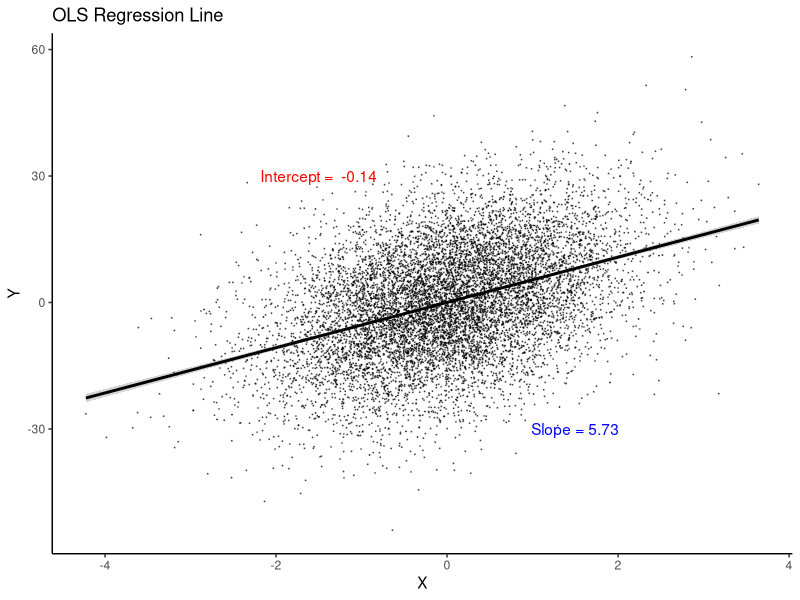
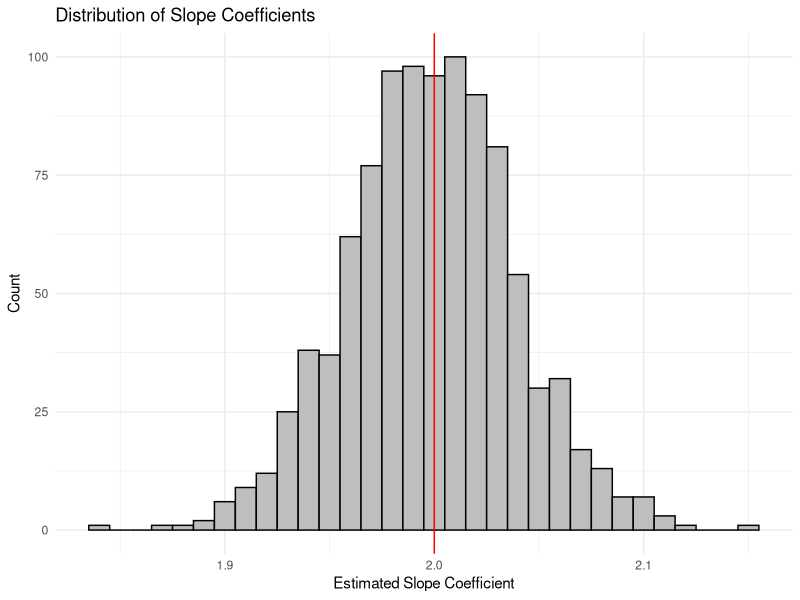
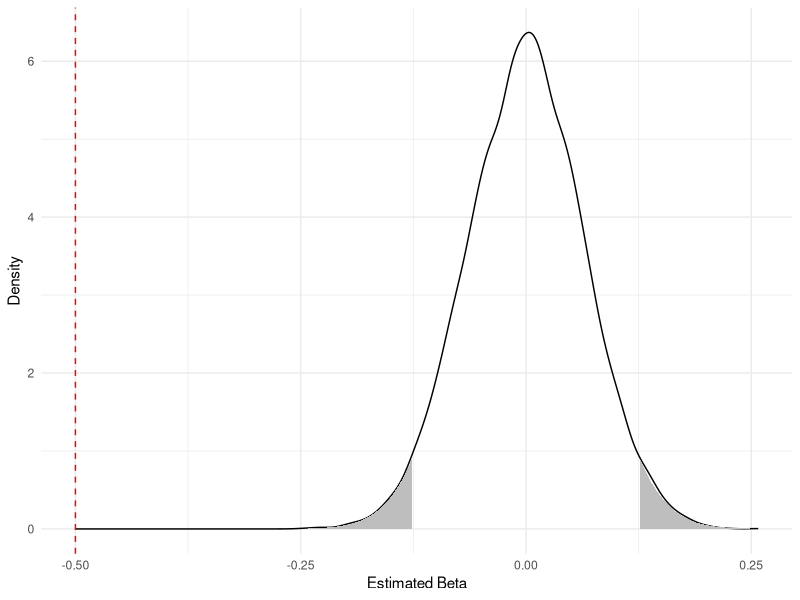
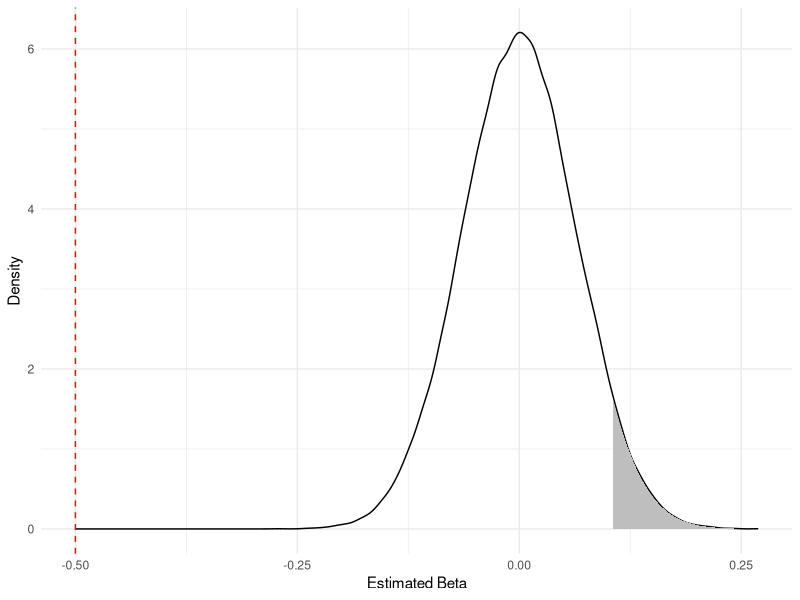
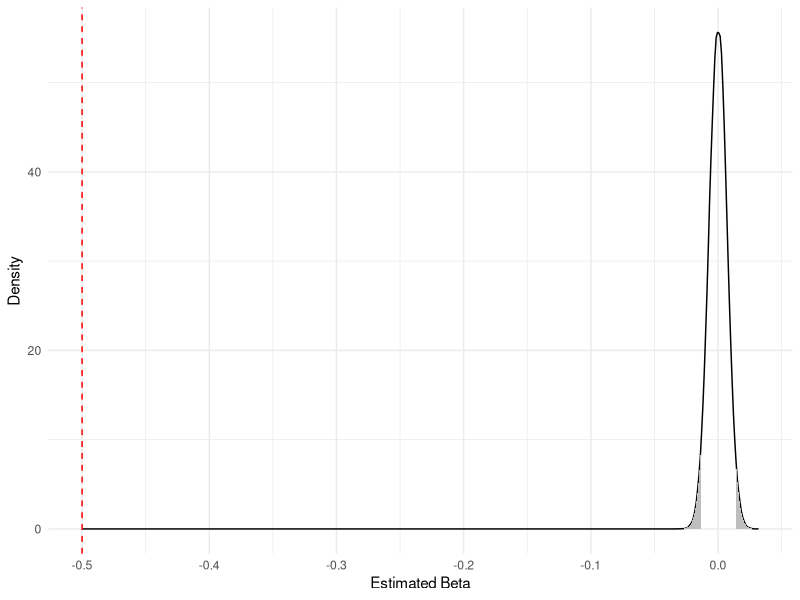
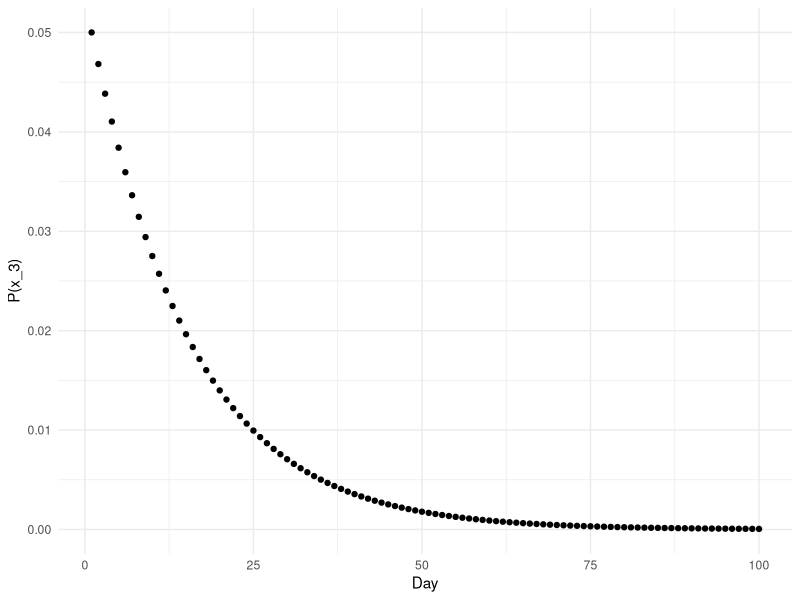

Reproduce these figures in R, in order.
## ---- chunk 1
knitr::opts_chunk$set(echo = TRUE)
## ---- chunk 2
################################################################################
# I like to include several additional notes in the header of my files here:
#
# Last modified: 9/20/2024
#
### PURPOSE:
  # Lecture 2 code and output file
# 
### NOTES:
  # - uses the Tidyverse package and Dplyr
################################################################################


### 0. Load the packages we will need for this file ####
library(tidyverse) # load the installed package for each new session of R
library(here) # for file organization
library(broom) # helps for storing regression output

set.seed(122333) # Setting the seed helps to make random number generators give us the same numbers across machines
################################################################################
## ---- chunk 3
tb <- tibble(
  x = rnorm(10000),
  u = rnorm(10000),
  y = 5.5*x + 12*u
) # Here's our true model, with some randomness baked in

# What is our expectation of x? y? u? What about variance? 
mean(tb$x)
mean(tb$y)
mean(tb$u)

var(tb$x)
var(tb$y)
var(tb$u)
## ---- chunk 4
tb %>% lm(y ~ x, .) 
## ---- chunk 5
# Looking at your model output
reg_tb <- lm(y ~ x, data=tb) # Store regression as an object 


summary(reg_tb) # gives you a full summary
regdata <- broom::tidy(reg_tb, conf.int=TRUE) # Stores regression output in a data frame
regouts <- broom::glance(reg_tb) # Stores other regression features in a data frame
## ---- chunk 6
tb <- tb %>% 
  mutate(
    yhat1 = predict(lm(y ~ x, .)),
    yhat2 = -0.14 + 5.73*x, 
    uhat1 = residuals(lm(y ~ x, .)),
    uhat2 = y - yhat2
  ) # How close are our predictions? 

summary(tb[-1:-3])
## ---- chunk 7
tb %>% 
  lm(y ~ x, .) %>% 
  ggplot(aes(x=x, y=y)) + 
  ggtitle("OLS Regression Line") +
  geom_point(size = 0.05, color = "black", alpha = 0.5) +
  geom_smooth(method = lm, color = "black") +
  annotate("text", x = -1.5, y = 30, color = "red", 
           label = paste("Intercept = ", -0.14)) +
  annotate("text", x = 1.5, y = -30, color = "blue", 
           label = paste("Slope =", 5.73)) + 
  theme_classic() + labs(x="X", y="Y")
## ---- chunk 8
SST <- tb %>% mutate(ybar=mean(y), sst=(y-ybar)^2) %>% select(sst) %>% summarise(sum(sst))
SSE <- tb %>% mutate(ybar=mean(y), sse=(yhat1-ybar)^2) %>% select(sse) %>% summarise(sum(sse))
SSR <- tb %>% mutate(ssr=uhat1^2) %>% select(ssr) %>% summarise(sum(ssr))

R2 <- SSE/SST
print(paste0("The R-squared is ", round(as.numeric(R2)*100,digits=2), "%", sep=""))
## ---- chunk 9
summary(reg_tb) # Full summary
round(summary(reg_tb)$r.squared,digits=4) # Specifically, the r-squared
## ---- chunk 10
lm <- lapply( # lapply is a useful command (see ?lapply to access documentation)
  1:1000,
  function(x) tibble(
    x = 9*rnorm(10000), # Distribution for x (rnorm(N) creates N random draws from a N(0,1) distribution)
    u = 36*rnorm(10000), # Distribution for e
    y = 3 + 2*x + u
  ) %>% 
    lm(y ~ x, .)
) # This runs 1,000 regressions with new data every time
# lapply is useful here since we want to resample data *and* do a regression at the same time. 
## ---- chunk 11
as_tibble(t(sapply(lm, coef))) %>%
  summary(x) # Summarize the regression coefficients (tabular)

as_tibble(t(sapply(lm, coef))) %>% 
  ggplot()+
  geom_histogram(aes(x), binwidth = 0.01,fill="gray",color='black') + 
  theme_minimal() + 
  labs(x="Estimated Slope Coefficient", y="Count",title="Distribution of Slope Coefficients") + 
  geom_vline(xintercept=2,color='red')
## ---- chunk 12
myout <- summary(reg_tb)
myout$coefficients[,2]
## ---- chunk 13
set.seed(0326)
nulldata <- tibble(x=rnorm(200),
                 epsilon=rnorm(200),
                 y=-1-.5*x+epsilon)
m1 <- lm(y ~ x,data=nulldata)
out <- summary(m1) # I get a first estimate of beta = , and a SE = 
myse <- out$coefficients[2,2] # store the SE
## ---- chunk 14
myalf <- .05 # State the rejection probability

# Plot my estimate against the sampling distribution of the null hypothesis 
graphdata <- tibble(x=rnorm(1e4,mean=0,sd=myse), # normal distribution
                    xrej = ifelse(x >= qnorm(1-(myalf)/2, mean=0, sd=myse),x,NA), # x's that fall in the rejection region based on alpha
                    xrej2 = ifelse(-x >= qnorm(1-(myalf)/2, mean=0, sd=myse),x,NA), # x's that fall in the rejection region based on alpha
                    y=dnorm(x,mean=0,sd=myse)
)

 ggplot(data=graphdata) + 
  geom_density(aes(x)) + 
  geom_area(data=subset(graphdata, !is.na(xrej)),aes(x=x,y=y),fill="gray") + 
   geom_area(data=subset(graphdata, !is.na(xrej2)),aes(x=x,y=y),fill="gray") + 
  geom_vline(xintercept=-0.5,linetype='dashed',color='red') + 
  theme_minimal() + 
  labs(x="Estimated Beta",y="Density")
## ---- chunk 15
graphdata <- tibble(x=rnorm(1e5,mean=0,sd=myse), # normal distribution
                     xrej = ifelse(x >= qnorm(1-(myalf), mean=0, sd=myse),x,NA), 
                        # x's that fall in the rejection region based on alpha
                     y=dnorm(x,mean=0,sd=myse)
 )
 
 ggplot(data=graphdata) + 
   geom_density(aes(x)) + 
   geom_area(data=subset(graphdata, !is.na(xrej)),aes(x=x,y=y),fill="gray") + 
   geom_vline(xintercept=-0.5,linetype='dashed',color='red') + 
   theme_minimal() + 
   labs(x="Estimated Beta",y="Density")
## ---- chunk 16
 nulldata <- tibble(x=rnorm(20000),
                  epsilon=rnorm(20000),
                  y=-1-.5*x+epsilon)
 m1 <- lm(y ~ x,data=nulldata)
 out <- summary(m1) # 
 out
 myse <- out$coefficients[2,2] # store the SE
 
 graphdata <- tibble(x=rnorm(1e5,mean=0,sd=myse), # normal distribution
                     xrej = ifelse(x >= qnorm(1-(myalf)/2, mean=0, sd=myse),x,NA), 
                        # x's that fall in the rejection region based on alpha
                     xrej2 = ifelse(-x >= qnorm(1-(myalf)/2, mean=0, sd=myse),x,NA), 
                        # x's that fall in the rejection region based on alpha
                     y=dnorm(x,mean=0,sd=myse)
 )
 
 ggplot(data=graphdata) + 
   geom_density(aes(x)) + 
   geom_area(data=subset(graphdata, !is.na(xrej)),aes(x=x,y=y),fill="gray") + 
   geom_area(data=subset(graphdata, !is.na(xrej2)),aes(x=x,y=y),fill="gray") + 
   geom_vline(xintercept=-0.5,linetype='dashed',color='red') + 
   theme_minimal() + 
   labs(x="Estimated Beta",y="Density")
 
# Calculate p-value of our estimated beta
1-pnorm(out$coefficients[2,1],mean=0,sd=out$coefficients[2,2])

# Calculate the t-statistic of our estimated beta
out$coefficients[2,1]/out$coefficients[2,2] # Here, critical value is 1.96
## ---- chunk 17
##### Probability Review #####
p_healthy <- 0.75 # Assign 3 main probabilities
p_acute <- 0.2
p_chronic <- 0.05
## ---- chunk 18
p_acute_chronic <- 0.02 # Assign joint probabilities
p_healthy_acute <- 0
p_healthy_chronic <- 0
p_healthy_acute_chronic <- 0

# Conditional probabilities
p_chronic_givenacute <- p_acute_chronic / p_acute
## ---- chunk 19
p_chronic_givenacute == p_chronic * p_acute
## ---- chunk 20
# Total probability 
day1 <- p_chronic # On first day, probability of illness is the known probability
day2 <- p_chronic * (1-p_chronic) # The probability of being healthy on day1, then developing an illness on the second day 

totalprob <- day1+day2 # Total probability is sum over time
## ---- chunk 21
dayprob <- function(n) { 
    # This function returns the probability of (i) being healthy until day n, then (ii) getting a chronic condition on day n 
  return(p_chronic * (1-p_chronic)^(n-1))
} 

# Now let's apply the function
mydata <- tibble( x=seq(1,10,by=1) ) %>%  # Periods 1 through 10
  mutate(dayprob=dayprob(x)) %>% # Daily probability
  mutate(totalprob = cumsum(dayprob)) # Total probability = sum of dailies 

# What's the first day after which total prob is > 0.15?
answer <- mydata %>% 
  mutate(tokeep = totalprob>0.15) %>% 
  filter(tokeep==1) %>% 
  mutate(first = min(x)) %>% 
  filter(row_number()==1) %>% 
  pull(first)

print(paste0("The number of days before totalprob > 0.15 is ", answer ,sep=""))
## ---- chunk 22
# Update function for p_chronic
update_chronic <- function(oldprob) { 
  p_x1_you_given_x3_me <- .7 
    # Experiment with changing this probability to see how the graph below changes
    # What happens if this is .75? .1? What does changing this mean in terms of the example? 
  
  p_x1_you_given_x1_me <- .75
  num <- p_x1_you_given_x3_me * oldprob
  den <- p_x1_you_given_x3_me * oldprob + p_x1_you_given_x1_me * (1-oldprob)
  return(num/den) # Why write it this way? Just so each term is easily digestable. 
    # Think of your code reader, not just the output!
}
## ---- chunk 23
mydata <- rep(NA, 100) # Set blanks for 100 days
mydata[1] <- .05 # Set first probability at .05
for (i in 2:100) { 
  mydata[i] <- update_chronic(mydata[i-1])
}

# Now plot
mydata <- tibble(mydata) %>% mutate(x=row_number())
ggplot(mydata,aes(x,mydata)) + geom_point() + theme_minimal() + labs(x = "Day", y = "P(x_3)")
